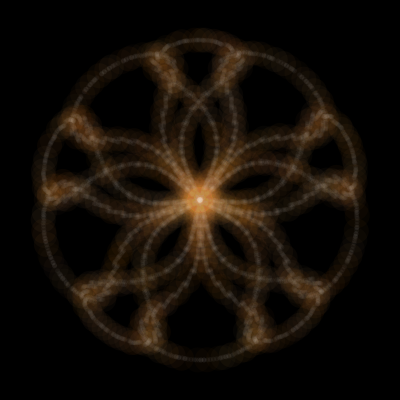
Frame 1 (no input)
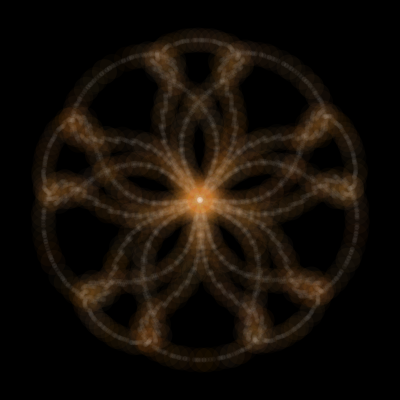
Frame 60 (the mouse pressed at the canvas centre just before this capture)
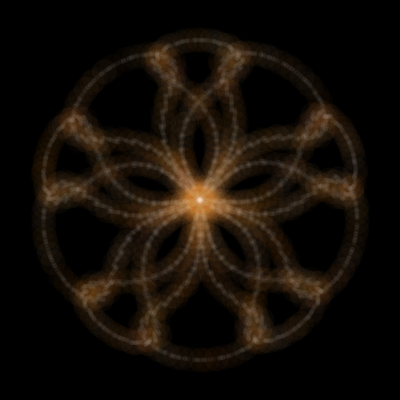
Frame 120 (the mouse held since frame 60 and released just before this capture)

The Processing sketch that drew these frames (run headless with seeded random() and noise(); from frame 60 on, the mouse is pressed at the canvas centre):

// Processing sketch: processing_185837
// ── processing_185837.pde

float a;
float b;
float c;
float d;
int num = 5000;
float x;
float y;
float r1 = 0;//266549;//0;
float t1 = 0.2;
float r2 = 0;//1320000;//0;
float t2 = 1;
float h2 = 0.5;
float r3 = 0;//133274;//0;
float t3 = 0.1;
float h3 = 0.2;

float r1_goal = r1 + t1;// * num;
float r2_goal = r2 + t2;// * num;
float r3_goal = r3 + t3;// * num;

float R;
float theta = 0;

void setup() {
  size(400, 400);
  colorMode(HSB, 360, 100, 100);
  background(0);
  smooth();

  //noLoop();
}

void draw() {
  background(0);

  pushMatrix();
  translate(width/2, height/2);
  rotate(radians(-90));
  noStroke();
  for (int i = 0;i <= num;i += 1) {
    b = cos(r2*2);
    a = b * h2 * 2 - 1; 
    c = (cos(r2*3)-cos(r2*5))/5;
    x = 80 * a * sin(r1 + c);
    y = 80 * a * cos(r1 + c);

    r1 += t1;
    r2 += t2;
    r3 += t3;

    if (i % 5 == 0) {
      R = 25;
      fill(30, random(50, 100), random(50, 100), 10);
    }
    else {
      R = 5;
      fill(360, 10);
    }
    ellipse(x, y, R, R);
  }

  r1 = r1_goal;
  r2 = r2_goal;
  r3 = r3_goal;

  popMatrix();
}
